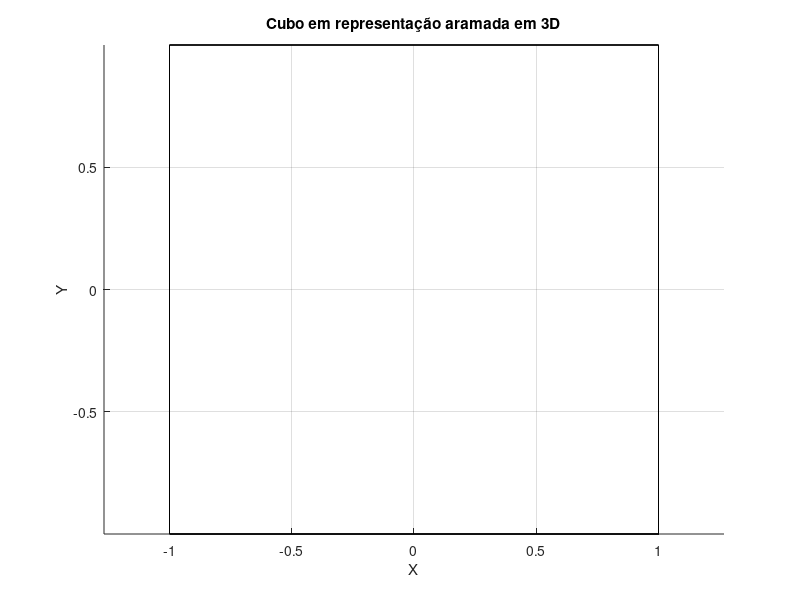

The MATLAB source for this figure:
% Definir coordenadas dos vértices do cubo
vertices = [
    -1 -1 -1;   % Vértice 1
    -1 -1  1;   % Vértice 2
    -1  1 -1;   % Vértice 3
    -1  1  1;   % Vértice 4
     1 -1 -1;   % Vértice 5
     1 -1  1;   % Vértice 6
     1  1 -1;   % Vértice 7
     1  1  1;   % Vértice 8
];

% Definir faces do cubo
faces = [
    1 2 4 3;   % Face 1
    1 2 6 5;   % Face 2
    1 3 7 5;   % Face 3
    2 4 8 6;   % Face 4
    3 4 8 7;   % Face 5
    5 6 8 7;   % Face 6
];

% Plotar o cubo em representação aramada em 3D
figure;
hold on;
grid on;
axis equal;
xlabel('X');
ylabel('Y');
zlabel('Z');
title('Cubo em representação aramada em 3D');

% Plotar as faces do cubo
for i = 1:size(faces, 1)
    face = vertices(faces(i, :), :);
    patch('Faces', [1 2 3 4], 'Vertices', face, 'EdgeColor', 'k', 'FaceColor', 'none');
end

